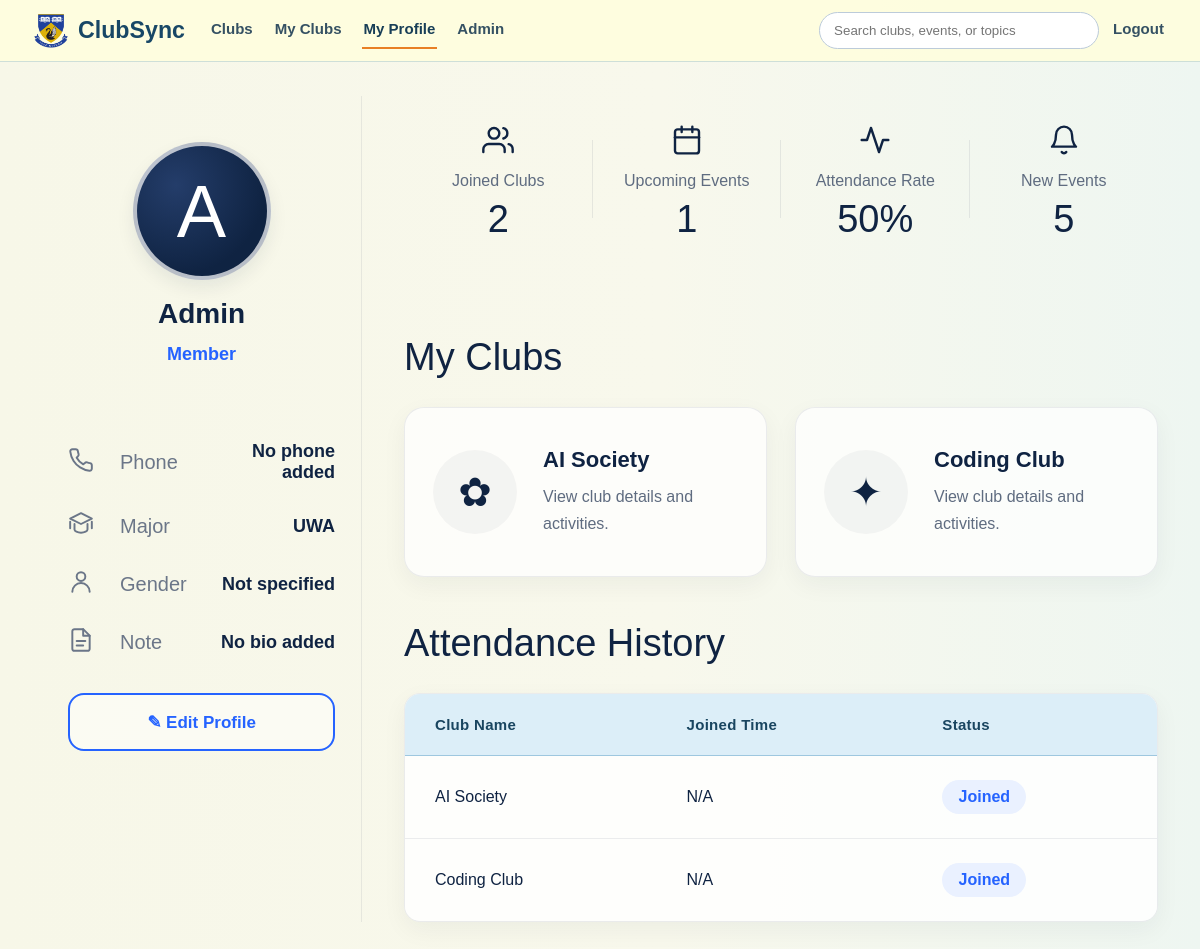
/my-profile (signed in), run on an earlier commit of the app's database.
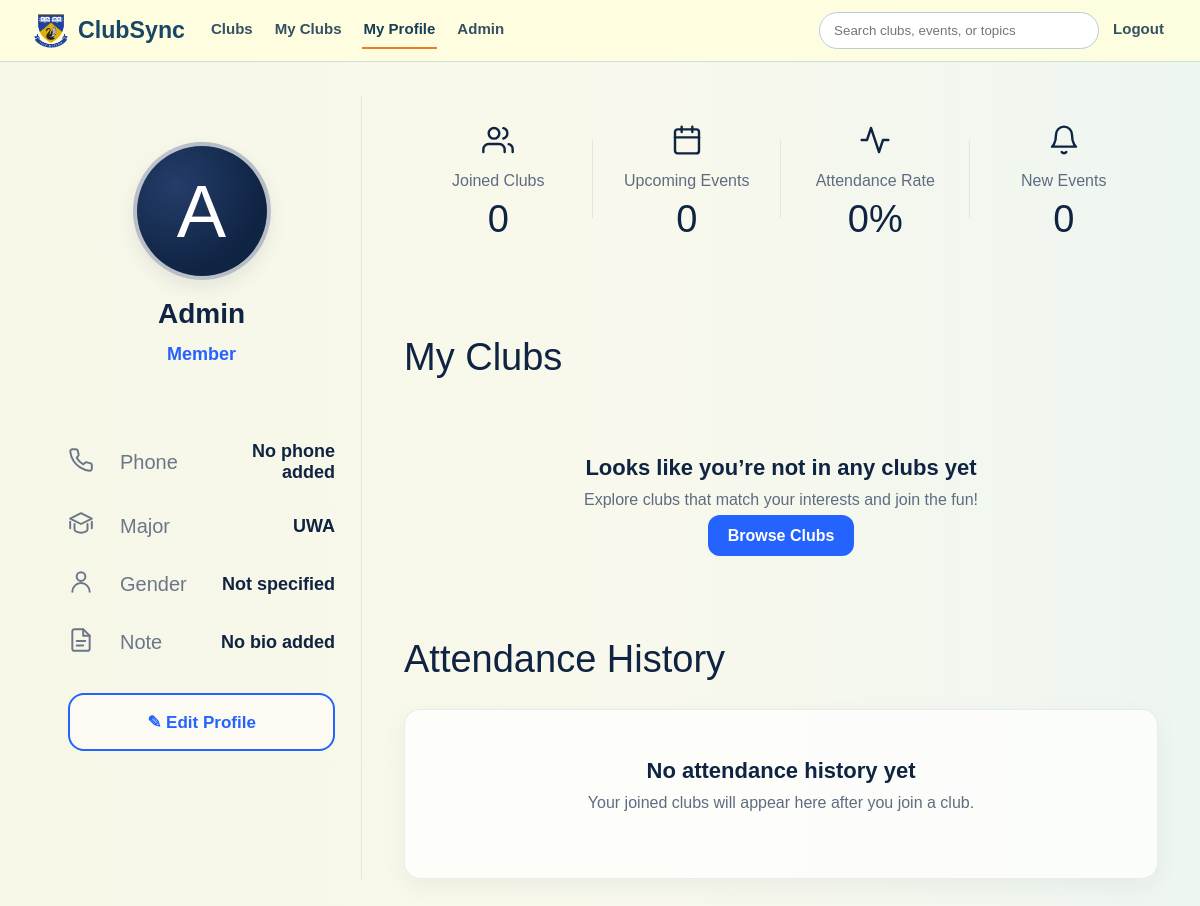
And on a later commit of the database.
### models/user.py (models this page shows)
class User(db.Model):
    __tablename__ = "users"
    id = db.Column(db.Integer, primary_key=True)
    name = db.Column(db.String(100), nullable=False)
    email = db.Column(db.String(120), unique=True, nullable=False)
    password_hash = db.Column(db.String(255), nullable=False)
    is_admin = db.Column(db.Boolean, default=False, nullable=False)
    memberships = db.relationship("Membership", backref="user", cascade="all, delete")
    attendances = db.relationship("Attendance", backref="user", cascade="all, delete")

### models/membership.py (models this page shows)
class Membership(db.Model):
    __tablename__ = "memberships"
    id = db.Column(db.Integer, primary_key=True)
    user_id = db.Column(db.Integer, db.ForeignKey("users.id"), nullable=False)
    club_id = db.Column(db.Integer, db.ForeignKey("clubs.id"), nullable=False)

### models/club.py (models this page shows)
class Club(db.Model):
    __tablename__ = "clubs"
    id = db.Column(db.Integer, primary_key=True)
    name = db.Column(db.String(100), nullable=False)
    description = db.Column(db.Text, nullable=False)
    category = db.Column(db.String(50), nullable=True)
    image_path = db.Column(db.String(255), nullable=True)
    events = db.relationship("Event", backref="club", cascade="all, delete")
    memberships = db.relationship("Membership", backref="club", cascade="all, delete")

### routes/profile.py (the view)
@profile_bp.route("/my-profile")
def profile():
    if "user_id" not in session:
        return redirect(url_for("auth.login"))
    user_id = session["user_id"]
    user = User.query.get(user_id)
    joined_clubs = (
        Club.query
        .join(Membership, Membership.club_id == Club.id)
        .filter(Membership.user_id == user_id)
        .order_by(Club.name.asc())
        .all()
    )
    profile_data = ProfileUser.query.filter_by(user_id=user.id).first()
    return render_template(
        "profile.html",
        user=user,
        profile=profile_data,
        club_history=joined_clubs
    )

### templates/profile.html (shortened to what this page needs)
<!DOCTYPE html>
<html lang="en">
<head>
    <link rel="stylesheet" href="{{ url_for('static', filename='css/styles.css') }}">
    <link rel="stylesheet" href="{{ url_for('static', filename='css/profile.css') }}">
</head>
<body class="clubs-page">
    {% set active_page = 'profile' %}
    {% include "_site_header.html" %}
    <div class="profile-page">
        <aside class="profile-card">
            <div class="profile-avatar">
                {% if profile and profile.avatar %}
                <img src="{{ url_for('static', filename='uploads/' + profile.avatar) }}">
                {% else %}
                {{ user.name[0]|upper }}
                {% endif %}
            </div>
            <h2>{{ user.name }}</h2>
            <div class="profile-role">Member</div>
            <div class="profile-list">
                <div class="profile-row">
                    <span class="profile-icon">
                    </span>
                    <span class="profile-label">Phone</span>
                    <span class="profile-value">
                        {{ profile.phone if profile and profile.phone else 'No phone added' }}
                    </span>
                </div>
                <div class="profile-row">
                    <span class="profile-icon">
                        <svg viewBox="0 0 24 24">
                            <path d="M22 10v6M2 10v6"></path>
                            <path d="M12 2L2 7l10 5 10-5-10-5z"></path>
                            <path d="M6 12v5c0 1.5 2.7 3 6 3s6-1.5 6-3v-5"></path>
                        </svg>
                    </span>
                    <span class="profile-label">Major</span>
                    <span class="profile-value">
                        {{ profile.major if profile and profile.major else 'UWA' }}
                    </span>
                </div>
                <div class="profile-row">
                    <span class="profile-icon">
                        <svg viewBox="0 0 24 24">
                            <path d="M20 21a8 8 0 0 0-16 0"></path>
                            <circle cx="12" cy="7" r="4"></circle>
                        </svg>
                    </span>
                    <span class="profile-label">Gender</span>
                    <span class="profile-value">
                        {{ profile.gender if profile and profile.gender else 'Not specified' }}
                    </span>
                </div>
                <div class="profile-row">
                    <span class="profile-icon">
                        <svg viewBox="0 0 24 24">
                            <path d="M14 2H6a2 2 0 0 0-2 2v16a2 2 0 0 0 2 2h12a2 2 0 0 0 2-2V8z"></path>
                            <polyline points="14 2 14 8 20 8"></polyline>
                            <line x1="8" y1="13" x2="16" y2="13"></line>
                            <line x1="8" y1="17" x2="14" y2="17"></line>
                        </svg>
                    </span>
                    <span class="profile-label">Note</span>
                    <span class="profile-value">
                        {{ profile.bio if profile and profile.bio else 'No bio added' }}
                    </span>
                </div>
            </div>
            <a href="{{ url_for('profile.profile_edit') }}" class="edit-link">
                ✎ Edit Profile
            </a>
        </aside>
        <main class="profile-right">
            <section class="stats-row">
                <a href="/myclubs" class="stat stat-link">
                    <div class="stat-icon">
                        <svg viewBox="0 0 24 24">
                            <path d="M17 21v-2a4 4 0 0 0-4-4H5a4 4 0 0 0-4 4v2"></path>
                            <circle cx="9" cy="7" r="4"></circle>
                            <path d="M23 21v-2a4 4 0 0 0-3-3.87"></path>
                            <path d="M16 3.13a4 4 0 0 1 0 7.75"></path>
                        </svg>
                    </div>
                    <div class="stat-title">
                        Joined Clubs
                    </div>
                    <div class="stat-value">
                        {{ user.memberships|length }}
                    </div>
                </a>
                <a href="{{ url_for('clubs.myclubs') }}" class="stat stat-link">
                    <div class="stat-icon">
                        <svg viewBox="0 0 24 24">
                            <rect x="3" y="4" width="18" height="18" rx="2"></rect>
                            <line x1="16" y1="2" x2="16" y2="6"></line>
                            <line x1="8" y1="2" x2="8" y2="6"></line>
                            <line x1="3" y1="10" x2="21" y2="10"></line>
                        </svg>
                    </div>
                    <div class="stat-title">
                        Upcoming Events
                    </div>
                    <div class="stat-value">
                        {{ user.attendances|length }}
                    </div>
                </a>
                <div class="stat">
                    <div class="stat-icon">
                        <svg viewBox="0 0 24 24">
                            <polyline points="22 12 18 12 15 21 9 3 6 12 2 12"></polyline>
                        </svg>
                    </div>
                    <div class="stat-title">
                        Attendance Rate
                    </div>
                    <div class="stat-value">
                        {% if user.memberships|length > 0 %}
                        {{ ((user.attendances|length / user.memberships|length) * 100)|round(0, 'floor')|int }}%
                        {% else %}
                        0%
                        {% endif %}
                    </div>
                </div>
            <a href="/myclubs" class="stat stat-link">
                <div class="stat-icon">
                    <svg viewBox="0 0 24 24">
                        <path d="M6 8a6 6 0 0 1 12 0c0 7 3 9 3 9H3s3-2 3-9"></path>
                        <path d="M10.3 21a2 2 0 0 0 3.4 0"></path>
                    </svg>
                </div>
                <div class="stat-title">
                    New Events
                </div>
                <div class="stat-value">
                    {% set ns = namespace(total=0) %}
                    {% for membership in user.memberships %}
                    {% set ns.total = ns.total + membership.club.events|length %}
                    {% endfor %}
                    {{ ns.total }}
                </div>
            </a>
            </section>
            <section class="profile-block">
                <h2>My Clubs</h2>
                {% if user.memberships|length == 0 %}
                <div class="empty-state">
                    <h3>Looks like you’re not in any clubs yet</h3>
                    <p>Explore clubs that match your interests and join the fun!</p>
                    <a href="{{ url_for('clubs.clubs') }}" class="explore-link">
                        Browse Clubs
                    </a>
                </div>
                {% else %}
                <div class="clubs-list">
                    {% for membership in user.memberships %}
                    <a href="{{ url_for('clubs.club_details', club_id=membership.club.id) }}" class="profile-club-card">
                        <div class="profile-club-icon">
                            {% if 'AI' in membership.club.name %}
                            <span>✿</span>
                            {% elif 'Cultural' in membership.club.name %}
                            <span>🌐</span>
                            {% else %}
                            <span>✦</span>
                            {% endif %}
                        </div>
                        <div class="profile-club-info">
                            <h3>{{ membership.club.name }}</h3>
                            <p>
                                {{ membership.club.tagline if membership.club.tagline else 'View club details and activities.' }}
                            </p>
                        </div>
                    </a>
                    {% endfor %}
                </div>
                {% endif %}
            </section>
            <section class="profile-block attendance-block">
                <h2>Attendance History</h2>
                <div class="history-box">
                    {% if user.memberships|length == 0 %}
                    <div class="empty-state">
                        <h3>No attendance history yet</h3>
                        <p>Your joined clubs will appear here after you join a club.</p>
                    </div>
                    {% else %}
                    <table class="attendance-table">
                        <thead>
                            <tr>
                                <th>Club Name</th>
                                <th>Joined Time</th>
                                <th>Status</th>
                            </tr>
                        </thead>
                        <tbody>
                            {% for membership in user.memberships %}
                            <tr>
                                <td>{{ membership.club.name }}</td>
                                <td>N/A</td>
                                <td>
                                    <span class="status present">Joined</span>
                                </td>
                            </tr>
                            {% endfor %}
                        </tbody>
                    </table>
                    {% endif %}
                </div>
            </section>
        </main>
    </div>
</body>
</html>

### templates/_site_header.html (shortened to what this page needs)
<header class="site-header">
    <nav class="site-navbar" aria-label="Main navigation">
        <div class="navbar-inner">
            <a class="navbar-brand" href="{{ url_for('dashboard.index') }}">
                <span class="navbar-brand-content">
                    <img
                        class="navbar-logo"
                        src="{{ url_for('static', filename='images/uwa-logo.webp') }}"
                        alt="UWA logo"
                    >
                    <span class="navbar-title">ClubSync</span>
                </span>
            </a>
            <div class="navbar-menu" id="main-navbar-menu">
                <div class="navbar-links">
                    <a
                        href="{{ url_for('clubs.clubs') }}"
                        class="{% if active_page in ['clubs', 'club_details', 'event', 'search'] %}active{% endif %}"
                    >
                        Clubs
                    </a>
                    {% if session.get('user_id') %}
                        <a
                            href="{{ url_for('clubs.myclubs') }}"
                            class="{% if active_page == 'myclubs' %}active{% endif %}"
                        >
                            My Clubs
                        </a>
                        <a
                            href="{{ url_for('profile.profile') }}"
                            class="{% if active_page in ['profile', 'profile_edit'] %}active{% endif %}"
                            {% if active_page in ['profile', 'profile_edit'] %}aria-current="page"{% endif %}
                        >
                            My Profile
                        </a>
                    {% endif %}
                    {% if navbar_can_access_admin %}
                        <a
                            href="{{ url_for('admin.dashboard') if session.get('admin_logged_in') else url_for('admin.login') }}"
                            class="{% if active_page == 'admin' %}active{% endif %}"
                        >
                            Admin
                        </a>
                    {% endif %}
                </div>
                <div class="navbar-tools">
                    <form class="navbar-search" role="search" method="GET" action="{{ url_for('clubs.search') }}">
                        <input
                            type="search"
                            name="q"
                            aria-label="Search clubs and events"
                            placeholder="Search clubs, events, or topics"
                            minlength="2"
                            value="{{ search_query | default('') }}"
                        >
                    </form>
                    <div class="navbar-actions" aria-label="Authentication">
                        {% if session.get('user_id') or session.get('admin_logged_in') %}
                            <a href="{{ url_for('auth.logout') }}">Logout</a>
                        {% else %}
                            <a href="{{ url_for('auth.login') }}">Login</a>
                            <a href="{{ url_for('auth.register') }}">Sign Up</a>
                        {% endif %}
                    </div>
                </div>
            </div>
        </div>
    </nav>
</header>

What changed in the data, as far as the page shows it:
removed Membership: club.name "AI Society", club "View club details and activities."
removed Membership: club.name "Coding Club", club "View club details and activities."
Also different on the page:
{{ user.memberships|length }}: "2" → "0"
{{ user.attendances|length }}: "1" → "0"
{{ ns.total }}: "5" → "0"
text no longer shown: "50 % Club Name Joined Time Status"
text now shown: "0% Looks like you’re not in any clubs yet Explore clubs that match your interests and join the fun! Browse Clubs No attendance history yet Your joined clubs will appear here after you join a club."
